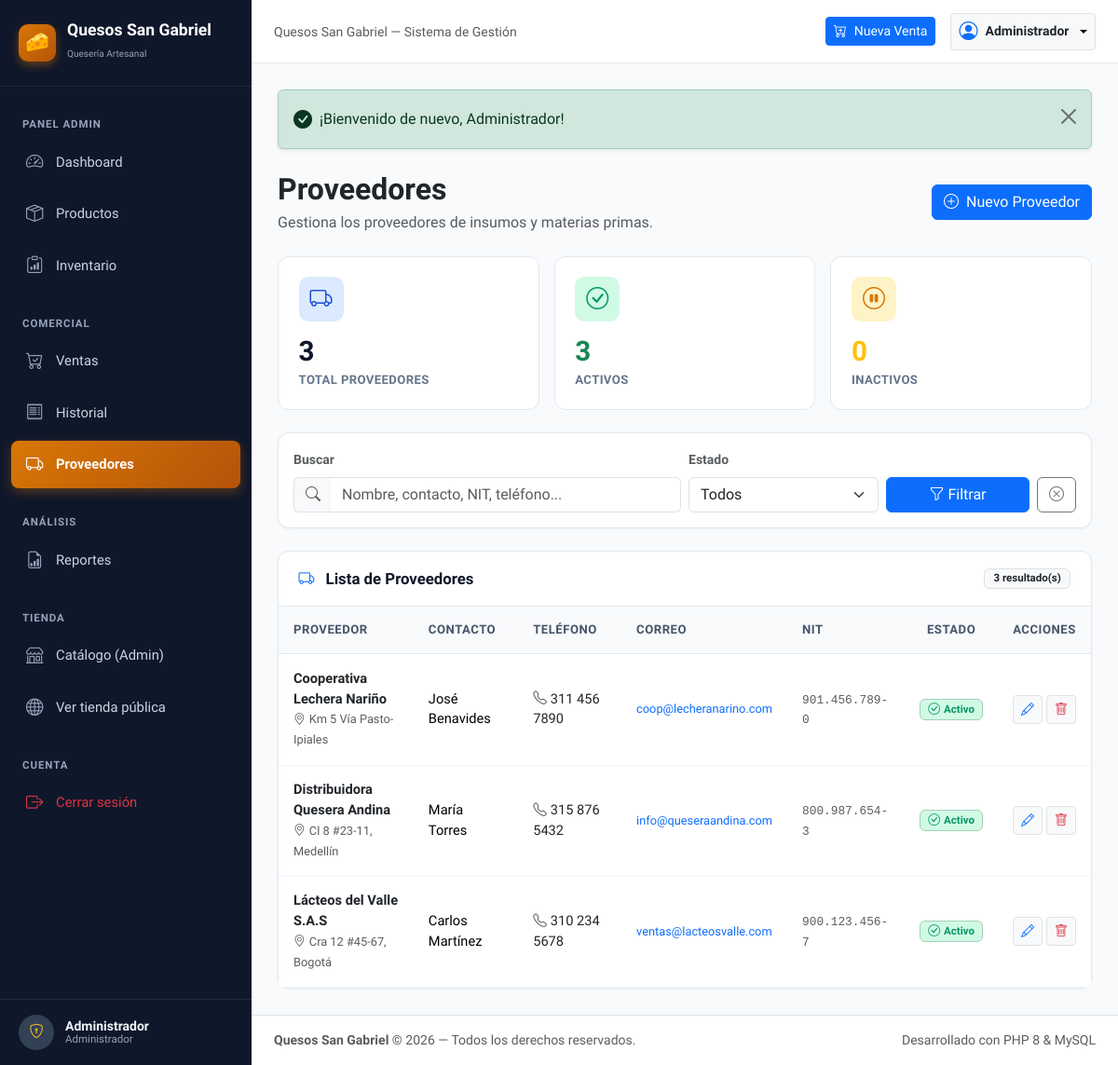
/index.php?c=proveedores (signed in), run on the app's committed database.
### tables this page shows
CREATE TABLE IF NOT EXISTS `proveedores` (
  `id` INT AUTO_INCREMENT PRIMARY KEY,
  `nombre`    VARCHAR(120) NOT NULL,
  `contacto`  VARCHAR(100) NULL,
  `telefono`  VARCHAR(30)  NULL,
  `email`     VARCHAR(100) NULL,
  `direccion` VARCHAR(200) NULL,
  `nit`       VARCHAR(30)  NULL,
  `notas`     TEXT         NULL,
  `estado`    ENUM('activo','inactivo') NOT NULL DEFAULT 'activo',
  `creado_en` TIMESTAMP DEFAULT CURRENT_TIMESTAMP,
  INDEX `idx_estado` (`estado`)
);

### controllers/ProveedorController.php (called while the page is built, shortened)
<?php
require_once __DIR__ . '/../config/helpers.php';
require_once __DIR__ . '/../models/Proveedor.php';
class ProveedorController {
    private Proveedor $modelo;
    public function __construct() {
        $this->modelo = new Proveedor();
    }
    public function index(): void {
        $busqueda = sanitize($_GET['busqueda'] ?? '');
        $estado   = sanitize($_GET['estado']   ?? '');
        $proveedores = $this->modelo->listarTodos($busqueda, $estado);
        $stats       = $this->modelo->obtenerEstadisticas();
        require_once __DIR__ . '/../views/proveedores/index.php';
    }
}

### index.php (called while the page is built, shortened)
<?php
require_once __DIR__ . '/config/helpers.php';
$accion      = sanitize($_GET['a'] ?? 'index');
$instancia = new $nombreClase();
$instancia->$accion();

### config/database.php (called while the page is built)
<?php
class Database {
    private static string $host = '127.0.0.1';
    private static string $dbName = 'gabriel_lacteos';
    private static string $username = 'root';
    private static string $password = '';
    private static string $charset = 'utf8mb4';
    private static ?PDO $connection = null;
    public static function getConnection(): PDO {
        if (self::$connection === null) {
            $dsn = "mysql:host=" . self::$host . ";dbname=" . self::$dbName . ";charset=" . self::$charset;
            $options = [
                PDO::ATTR_ERRMODE            => PDO::ERRMODE_EXCEPTION,
                PDO::ATTR_DEFAULT_FETCH_MODE => PDO::FETCH_ASSOC,
                PDO::ATTR_EMULATE_PREPARES   => false,
                PDO::MYSQL_ATTR_INIT_COMMAND => "SET NAMES utf8mb4"
            ];
            try {
                self::$connection = new PDO($dsn, self::$username, self::$password, $options);
            } catch (PDOException $e) {
                die("<div style='font-family:sans-serif; padding:20px; background:#ffe4e6; color:#9f1239; border-radius:8px; margin:20px; border:1px solid #f43f5e;'>
                        <h3>❌ Error de Conexión a la Base de Datos</h3>
                        <p><strong>Detalle:</strong> " . htmlspecialchars($e->getMessage()) . "</p>
                        <p>Por favor, asegúrate de que:</p>
                        <ul>
                            <li>MySQL esté iniciado en Laragon / XAMPP.</li>
                            <li>Hayas ejecutado el archivo <code>database.sql</code> para crear la base de datos <strong>gabriel_lacteos</strong>.</li>
                            <li>El usuario y contraseña en <code>config/database.php</code> coincidan con tu configuración local.</li>
                        </ul>
                     </div>");
            }
        }
        return self::$connection;
    }
}

### models/Proveedor.php (called while the page is built, shortened)
<?php
require_once __DIR__ . '/../config/database.php';
class Proveedor {
    private PDO $db;
    public function __construct() {
        $this->db = Database::getConnection();
    }
    public function listarTodos(string $busqueda = '', string $estado = ''): array {
        $sql = "SELECT * FROM proveedores WHERE 1=1";
        $params = [];
        $sql .= " ORDER BY nombre ASC";
        $stmt = $this->db->prepare($sql);
        $stmt->execute($params);
        return $stmt->fetchAll();
    }
    public function obtenerEstadisticas(): array {
        $sql = "SELECT
                    COUNT(*) as total,
                    SUM(CASE WHEN estado = 'activo'   THEN 1 ELSE 0 END) as activos,
                    SUM(CASE WHEN estado = 'inactivo' THEN 1 ELSE 0 END) as inactivos
                FROM proveedores";
        $stmt = $this->db->query($sql);
        $stats = $stmt->fetch();
        return [
            'total'    => (int)($stats['total']    ?? 0),
            'activos'  => (int)($stats['activos']  ?? 0),
            'inactivos'=> (int)($stats['inactivos'] ?? 0),
        ];
    }
}

### config/helpers.php (called while the page is built, shortened)
<?php
function sanitize(string $data): string {
    return htmlspecialchars(trim($data), ENT_QUOTES, 'UTF-8');
}

### views/proveedores/index.php (the view, shortened to what this page needs)
<?php
require_once __DIR__ . '/../layouts/header.php';
?>
<div class="d-flex flex-column flex-md-row justify-content-between align-items-md-center gap-3 mb-4">
    <div>
        <h2 class="fw-bold text-dark mb-1">Proveedores</h2>
        <p class="text-muted mb-0">Gestiona los proveedores de insumos y materias primas.</p>
    </div>
    <a href="index.php?c=proveedores&a=crear" class="btn btn-primary d-flex align-items-center gap-2">
        <i class="bi bi-plus-circle"></i> Nuevo Proveedor
    </a>
</div>
<div class="row g-3 mb-4">
    <div class="col-12 col-sm-4">
        <div class="stat-card">
            <div class="stat-icon primary"><i class="bi bi-truck"></i></div>
            <div class="stat-value"><?= $stats['total'] ?></div>
            <div class="stat-label">Total Proveedores</div>
        </div>
    </div>
    <div class="col-12 col-sm-4">
        <div class="stat-card">
            <div class="stat-icon success"><i class="bi bi-check-circle"></i></div>
            <div class="stat-value text-success"><?= $stats['activos'] ?></div>
            <div class="stat-label">Activos</div>
        </div>
    </div>
    <div class="col-12 col-sm-4">
        <div class="stat-card">
            <div class="stat-icon warning"><i class="bi bi-pause-circle"></i></div>
            <div class="stat-value text-warning"><?= $stats['inactivos'] ?></div>
            <div class="stat-label">Inactivos</div>
        </div>
    </div>
</div>
<div class="card-lacteo p-3 mb-4">
    <form method="GET" action="index.php" class="row g-2 align-items-end">
        <div class="col-12 col-md-6">
            <label class="form-label small fw-semibold text-muted">Buscar</label>
            <div class="input-group">
                <span class="input-group-text bg-light border-end-0 text-muted">
                    <i class="bi bi-search"></i>
                </span>
                <input type="text"
                       name="busqueda"
                       class="form-control border-start-0"
                       placeholder="Nombre, contacto, NIT, teléfono..."
                       value="<?= htmlspecialchars($busqueda) ?>">
            </div>
        </div>
        <div class="col-12 col-md-3">
            <label class="form-label small fw-semibold text-muted">Estado</label>
            <select name="estado" class="form-select">
                <option value="">Todos</option>
            </select>
        </div>
        <div class="col-12 col-md-3 d-flex gap-2">
            <button type="submit" class="btn btn-primary flex-grow-1">
                <i class="bi bi-funnel"></i> Filtrar
            </button>
            <a href="index.php?c=proveedores" class="btn btn-outline-secondary" title="Limpiar filtros">
                <i class="bi bi-x-circle"></i>
            </a>
        </div>
    </form>
</div>
<div class="card-lacteo">
    <div class="card-header-clean">
        <h5 class="card-title-clean">
            <i class="bi bi-truck text-primary me-2"></i> Lista de Proveedores
        </h5>
        <span class="badge bg-light text-dark border">
            <?= count($proveedores) ?> resultado(s)
        </span>
    </div>
    <div class="table-responsive">
        <table class="table table-lacteo align-middle">
            <thead>
                <tr>
                    <th>Proveedor</th>
                    <th>Contacto</th>
                    <th>Teléfono</th>
                    <th>Correo</th>
                    <th>NIT</th>
                    <th class="text-center">Estado</th>
                    <th class="text-center">Acciones</th>
                </tr>
            </thead>
            <tbody>
                <?php if (empty($proveedores)): ?>
                    <tr>
                        <td colspan="7" class="text-center py-5 text-muted">
                            <i class="bi bi-truck fs-3 d-block mb-2"></i>
                            No se encontraron proveedores.
                            <?php if (!empty($busqueda) || !empty($estado)): ?>
                                <a href="index.php?c=proveedores" class="d-block mt-1 small">Limpiar filtros</a>
                            <?php endif; ?>
                        </td>
                    </tr>
                <?php else: ?>
                    <?php foreach ($proveedores as $p): ?>
                        <tr>
                            <td>
                                <div class="fw-semibold text-dark"><?= htmlspecialchars($p['nombre']) ?></div>
                                <?php if (!empty($p['direccion'])): ?>
                                    <small class="text-muted">
                                        <i class="bi bi-geo-alt me-1"></i><?= htmlspecialchars($p['direccion']) ?>
                                    </small>
                                <?php endif; ?>
                            </td>
                            <td><?= htmlspecialchars($p['contacto'] ?? '-') ?></td>
                            <td>
                                <?php if (!empty($p['telefono'])): ?>
                                    <a href="tel:<?= htmlspecialchars($p['telefono']) ?>" class="text-dark text-decoration-none">
                                        <i class="bi bi-telephone me-1 text-muted"></i><?= htmlspecialchars($p['telefono']) ?>
                                    </a>
                                <?php else: ?>
                                    <span class="text-muted">-</span>
                                <?php endif; ?>
                            </td>
                            <td>
                                <?php if (!empty($p['email'])): ?>
                                    <a href="mailto:<?= htmlspecialchars($p['email']) ?>" class="text-primary text-decoration-none small">
                                        <?= htmlspecialchars($p['email']) ?>
                                    </a>
                                <?php else: ?>
                                    <span class="text-muted">-</span>
                                <?php endif; ?>
                            </td>
                            <td>
                                <code class="text-muted small"><?= htmlspecialchars($p['nit'] ?? '-') ?></code>
                            </td>
                            <td class="text-center">
                                <?php if ($p['estado'] === 'activo'): ?>
                                    <span class="badge bg-success-subtle text-success border border-success-subtle px-2 py-1">
                                        <i class="bi bi-check-circle me-1"></i>Activo
                                    </span>
                                <?php else: ?>
                                    <span class="badge bg-warning-subtle text-warning border border-warning-subtle px-2 py-1">
                                        <i class="bi bi-pause-circle me-1"></i>Inactivo
                                    </span>
                                <?php endif; ?>
                            </td>
                            <td class="text-center">
                                <div class="d-flex justify-content-center gap-1">
                                    <a href="index.php?c=proveedores&a=editar&id=<?= $p['id'] ?>"
                                       class="btn btn-sm btn-light border text-primary" title="Editar">
                                        <i class="bi bi-pencil"></i>
                                    </a>
                                    <form method="POST" action="index.php?c=proveedores&a=eliminar"
                                          onsubmit="return confirm('¿Eliminar el proveedor «<?= htmlspecialchars($p['nombre']) ?>»? Esta acción no se puede deshacer.')">
                                        <button type="submit" class="btn btn-sm btn-light border text-danger" title="Eliminar">
                                            <i class="bi bi-trash"></i>
                                        </button>
                                    </form>
                                </div>
                            </td>
                        </tr>
                    <?php endforeach; ?>
                <?php endif; ?>
            </tbody>
        </table>
    </div>
</div>
<?php require_once __DIR__ . '/../layouts/footer.php'; ?>

### public/css/style.css (style rules this page uses)
:root { --sg-primary: #1d4ed8; --sg-primary-dark: #1e3a8a; --sg-primary-light: #3b82f6; --sg-gold: #d97706; --sg-gold-light: #fef3c7; --sg-gold-border: #fde68a; --sg-bg: #f8fafc; --sg-card-bg: #ffffff; --sg-sidebar-bg: #0f172a; --sg-sidebar-hover: #1e293b; --sg-text: #1e293b; --sg-text-muted: #64748b; --sg-border: #e2e8f0; --sg-success: #10b981; --sg-warning: #f59e0b; --sg-danger: #ef4444; --lacteo-primary: var(--sg-primary); --lacteo-primary-dark: var(--sg-primary-dark); --lacteo-primary-light: var(--sg-primary-light); --lacteo-accent: #0284c7; --lacteo-cream: var(--sg-gold-light); --lacteo-cream-border: var(--sg-gold-border); --lacteo-bg: var(--sg-bg); --lacteo-card-bg: var(--sg-card-bg); --lacteo-sidebar-bg: var(--sg-sidebar-bg); --lacteo-sidebar-hover: var(--sg-sidebar-hover); --lacteo-text: var(--sg-text); --lacteo-text-muted: var(--sg-text-muted); --lacteo-border: var(--sg-border); --lacteo-success: var(--sg-success); --lacteo-warning: var(--sg-warning); --lacteo-danger: var(--sg-danger); }
body { font-family: 'Plus Jakarta Sans', -apple-system, BlinkMacSystemFont, "Segoe UI", Roboto, sans-serif; background-color: var(--sg-bg); color: var(--sg-text); min-height: 100vh; overflow-x: hidden; }
.card-lacteo { background: var(--sg-card-bg); border: 1px solid var(--sg-border); border-radius: 12px; box-shadow: 0 1px 3px rgba(0,0,0,0.05); transition: transform 0.2s, box-shadow 0.2s; }
.card-header-clean { background: transparent; border-bottom: 1px solid var(--sg-border); padding: 1.15rem 1.35rem; display: flex; align-items: center; justify-content: space-between; }
.card-title-clean { font-size: 1.05rem; font-weight: 700; color: #0f172a; margin: 0; }
.stat-card { padding: 1.35rem; border-radius: 12px; border: 1px solid var(--sg-border); background: #ffffff; position: relative; overflow: hidden; }
.stat-icon { width: 48px; height: 48px; border-radius: 10px; display: flex; align-items: center; justify-content: center; font-size: 1.5rem; margin-bottom: 1rem; }
.stat-icon.primary { background: #dbeafe; color: #1d4ed8; }
.stat-icon.success { background: #d1fae5; color: #059669; }
.stat-icon.warning { background: var(--sg-gold-light); color: var(--sg-gold); }
.stat-value { font-size: 1.85rem; font-weight: 800; color: #0f172a; line-height: 1.1; margin-bottom: 0.25rem; }
.stat-label { font-size: 0.82rem; color: var(--sg-text-muted); font-weight: 600; text-transform: uppercase; letter-spacing: 0.03em; }
.table-lacteo { margin: 0; border-collapse: separate; border-spacing: 0; }
.table-lacteo thead th { background-color: #f8fafc; color: #475569; font-weight: 600; font-size: 0.82rem; text-transform: uppercase; letter-spacing: 0.04em; padding: 0.95rem 1rem; border-bottom: 1px solid var(--sg-border); border-top: none; }
.table-lacteo tbody td { padding: 0.95rem 1rem; vertical-align: middle; border-bottom: 1px solid #f1f5f9; font-size: 0.915rem; }
.badge.bg-success-subtle { background-color: #d1fae5 !important; color: #059669 !important; }
.card-lacteo .badge { font-size: 0.72rem; padding: 0.25rem 0.6rem; }
.card-lacteo .badge i { font-size: 0.8rem; }
.card-lacteo, .badge, .btn { transition: all 0.2s ease; }

### data on the page
proveedores: nombre "Cooperativa Lechera Nariño", direccion "Km 5 Vía Pasto-Ipiales", contacto "José Benavides", telefono "311 456 7890", email "coop@lecheranarino.com", nit "901.456.789-0", estado "activo" (drawn)
proveedores: nombre "Distribuidora Quesera Andina", direccion "Cl 8 #23-11, Medellín", contacto "María Torres", telefono "315 876 5432", email "info@queseraandina.com", nit "800.987.654-3", estado "activo" (drawn)
proveedores: nombre "Lácteos del Valle S.A.S", direccion "Cra 12 #45-67, Bogotá", contacto "Carlos Martínez", telefono "310 234 5678", email "ventas@lacteosvalle.com", nit "900.123.456-7", estado "activo" (drawn)

### other printed values
$_SESSION['usuario_nombre'] "Administrador"
$usuarioActual "Administrador"
$flash['mensaje'] "¡Bienvenido de nuevo, Administrador!"
$stats['total'] "3"
$stats['activos'] "3"
$stats['inactivos'] "0"
count($proveedores) "3"
